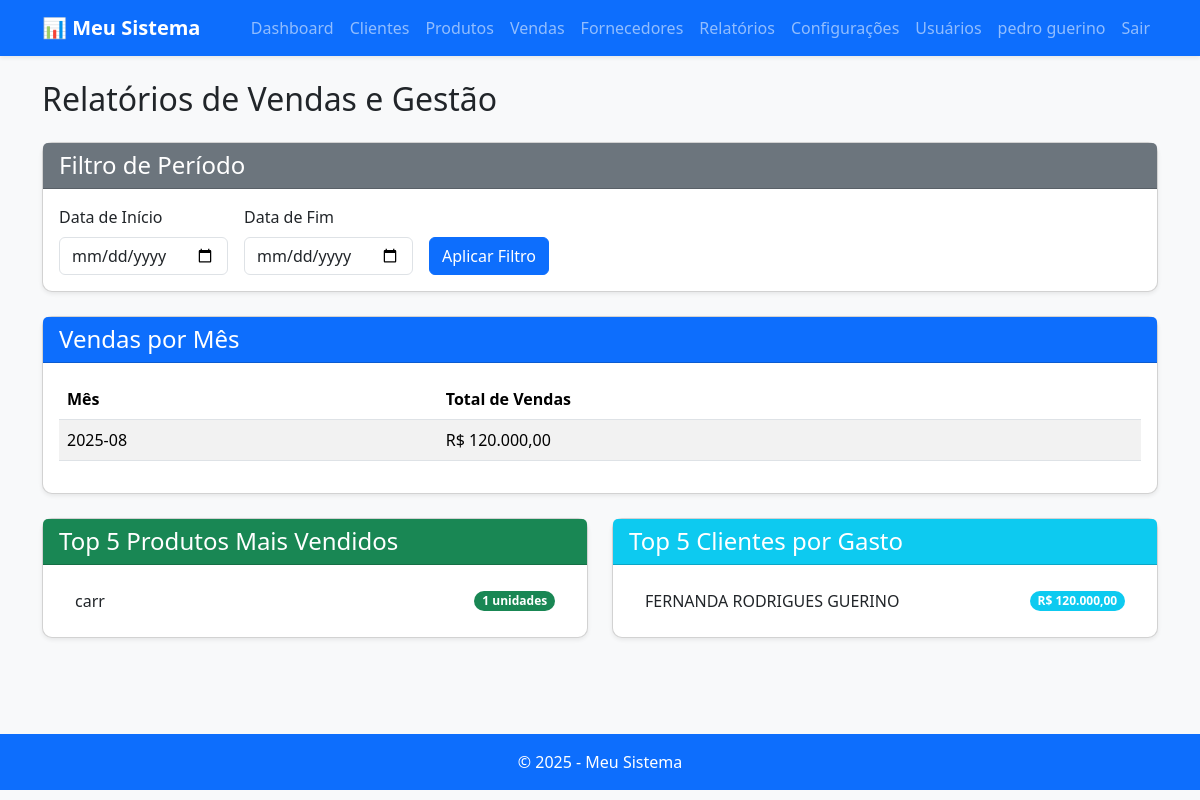
The app's page /relatorios (signed in), older data.
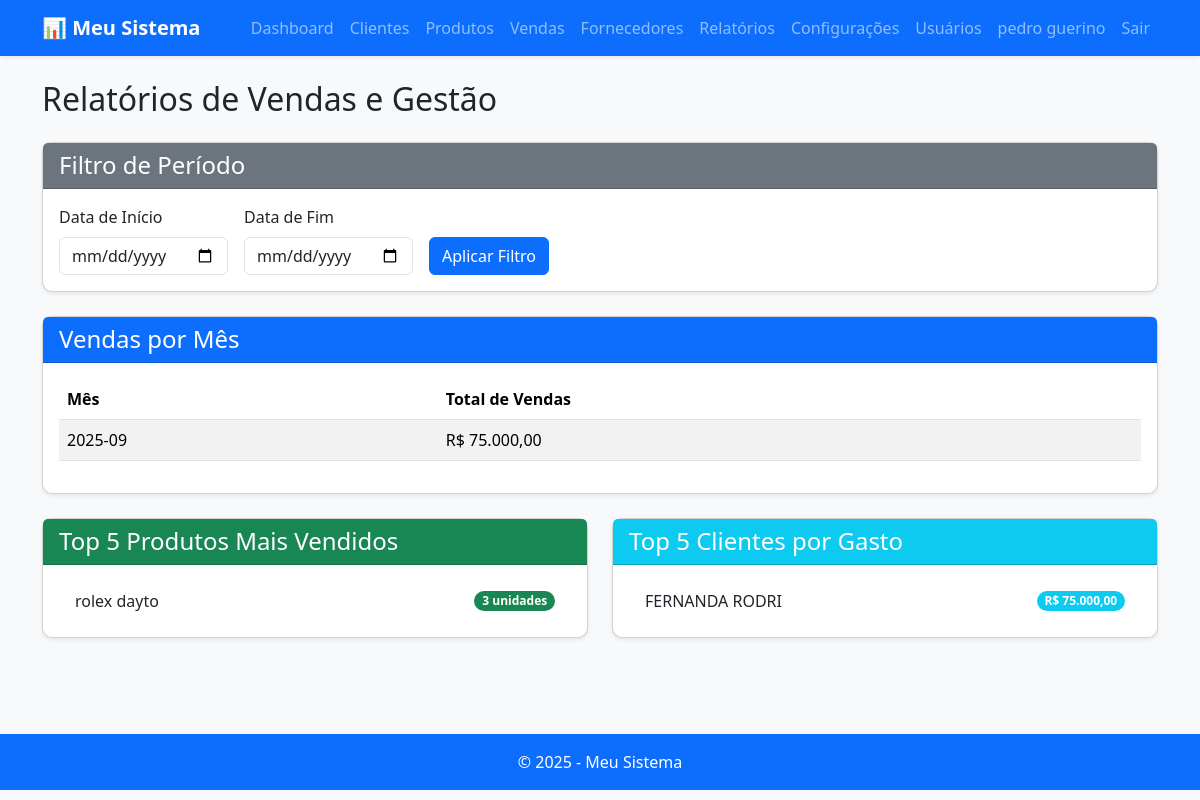
The same page, newer data.
### app/models.py (models this page shows)
class Product(db.Model):
    id = db.Column(db.Integer, primary_key=True)
    nome = db.Column(db.String(120), nullable=False)
    preco = db.Column(db.Float, nullable=False)
    descricao = db.Column(db.Text)
    estoque = db.Column(db.Integer, default=0)  # NOVO: Campo de estoque
    fornecedor_id = db.Column(db.Integer, db.ForeignKey('supplier.id'))  # NOVO: Relacionamento com Fornecedor
    created_at = db.Column(db.DateTime, default=datetime.utcnow)

class Client(db.Model):
    id = db.Column(db.Integer, primary_key=True)
    nome = db.Column(db.String(120), nullable=False)
    email = db.Column(db.String(120))
    telefone = db.Column(db.String(50))
    notas = db.Column(db.Text)
    created_at = db.Column(db.DateTime, default=datetime.utcnow)

### app/routes.py (the view)
@main.route('/relatorios')
@login_required
def relatorios():
    start_date = request.args.get('start_date')
    end_date = request.args.get('end_date')
    query_base = Sale.query
    if start_date:
        query_base = query_base.filter(Sale.created_at >= datetime.strptime(start_date, '%Y-%m-%d'))
    if end_date:
        query_base = query_base.filter(Sale.created_at <= datetime.strptime(end_date, '%Y-%m-%d'))
    vendas_mensais = query_base.with_entities(
        func.strftime('%Y-%m', Sale.created_at).label('mes'),
        func.sum(Sale.total).label('total_mes')
    ).group_by('mes').order_by('mes').all()
    produtos_mais_vendidos = query_base.with_entities(
        Product.nome,
        func.sum(Sale.quantidade).label('total_quantidade')
    ).join(Product).group_by(Product.nome).order_by(desc('total_quantidade')).limit(5).all()
    clientes_top = query_base.with_entities(
        Client.nome,
        func.sum(Sale.total).label('total_gasto')
    ).join(Client).group_by(Client.nome).order_by(desc('total_gasto')).limit(5).all()
    return render_template('relatorios.html',
                            vendas_mensais=vendas_mensais,
                            produtos_mais_vendidos=produtos_mais_vendidos,
                            clientes_top=clientes_top,
                            start_date=start_date,
                            end_date=end_date)

### app/__init__.py (called while the page is built)
def create_app():
    app = Flask(__name__)
    app.config['SECRET_KEY'] = 'uma-chave-secreta-forte'
    app.config['SQLALCHEMY_DATABASE_URI'] = 'sqlite:///database.db'
    db.init_app(app)
    login_manager.init_app(app)
    csrf.init_app(app)
    @app.template_filter('currency')
    def format_currency(value):
        return f'R$ {value:,.2f}'.replace(',', 'X').replace('.', ',').replace('X', '.')
    with app.app_context():
        from . import routes
        app.register_blueprint(routes.main)
        from . import models
        db.create_all()
    return app

### app/models.py (called while the page is built)
@login_manager.user_loader
def load_user(user_id):
    return User.query.get(int(user_id))

### app/templates/relatorios.html (shortened to what this page needs)
{% extends "base.html" %}
{% block content %}
<h2 class="mb-4">Relatórios de Vendas e Gestão</h2>
<div class="card shadow-sm mb-4">
    <div class="card-header bg-secondary text-white">
        <h4 class="mb-0">Filtro de Período</h4>
    </div>
    <div class="card-body">
        <form method="GET" action="{{ url_for('main.relatorios') }}" class="d-flex align-items-end">
            <div class="me-3">
                <label for="start_date" class="form-label">Data de Início</label>
                <input type="date" class="form-control" id="start_date" name="start_date" value="{{ start_date or '' }}">
            </div>
            <div class="me-3">
                <label for="end_date" class="form-label">Data de Fim</label>
                <input type="date" class="form-control" id="end_date" name="end_date" value="{{ end_date or '' }}">
            </div>
            <button type="submit" class="btn btn-primary">Aplicar Filtro</button>
        </form>
    </div>
</div>
<div class="row">
    <div class="col-md-12 mb-4">
        <div class="card shadow-sm">
            <div class="card-header bg-primary text-white">
                <h4 class="mb-0">Vendas por Mês</h4>
            </div>
            <div class="card-body">
                <table class="table table-striped">
                    <thead>
                        <tr>
                            <th>Mês</th>
                            <th>Total de Vendas</th>
                        </tr>
                    </thead>
                    <tbody>
                        {% for venda in vendas_mensais %}
                            <tr>
                                <td>{{ venda.mes }}</td>
                                <td>{{ venda.total_mes | currency }}</td>
                            </tr>
                        {% endfor %}
                    </tbody>
                </table>
            </div>
        </div>
    </div>
    <div class="col-md-6 mb-4">
        <div class="card shadow-sm">
            <div class="card-header bg-success text-white">
                <h4 class="mb-0">Top 5 Produtos Mais Vendidos</h4>
            </div>
            <div class="card-body">
                <ul class="list-group list-group-flush">
                    {% for produto in produtos_mais_vendidos %}
                        <li class="list-group-item d-flex justify-content-between align-items-center">
                            {{ produto.nome }}
                            <span class="badge bg-success rounded-pill">{{ produto.total_quantidade }} unidades</span>
                        </li>
                    {% endfor %}
                </ul>
            </div>
        </div>
    </div>
    <div class="col-md-6 mb-4">
        <div class="card shadow-sm">
            <div class="card-header bg-info text-white">
                <h4 class="mb-0">Top 5 Clientes por Gasto</h4>
            </div>
            <div class="card-body">
                <ul class="list-group list-group-flush">
                    {% for cliente in clientes_top %}
                        <li class="list-group-item d-flex justify-content-between align-items-center">
                            {{ cliente.nome }}
                            <span class="badge bg-info rounded-pill">{{ cliente.total_gasto | currency }}</span>
                        </li>
                    {% endfor %}
                </ul>
            </div>
        </div>
    </div>
</div>
{% endblock %}

Row changes from the older to the newer data that the page shows:
removed Product: nome "carr", total_quantidade "1"
added Product: nome "rolex dayto", total_quantidade "3"
changed Client: nome "FERNANDA RODRIGUES GUERINO" → "FERNANDA RODRI"; total_gasto "R$ 120.000,00" → "R$ 75.000,00"
Text that changed along with them:
new list line: "2025-09 R$ 75.000,00"
list line gone: "2025-08 R$ 120.000,00"
